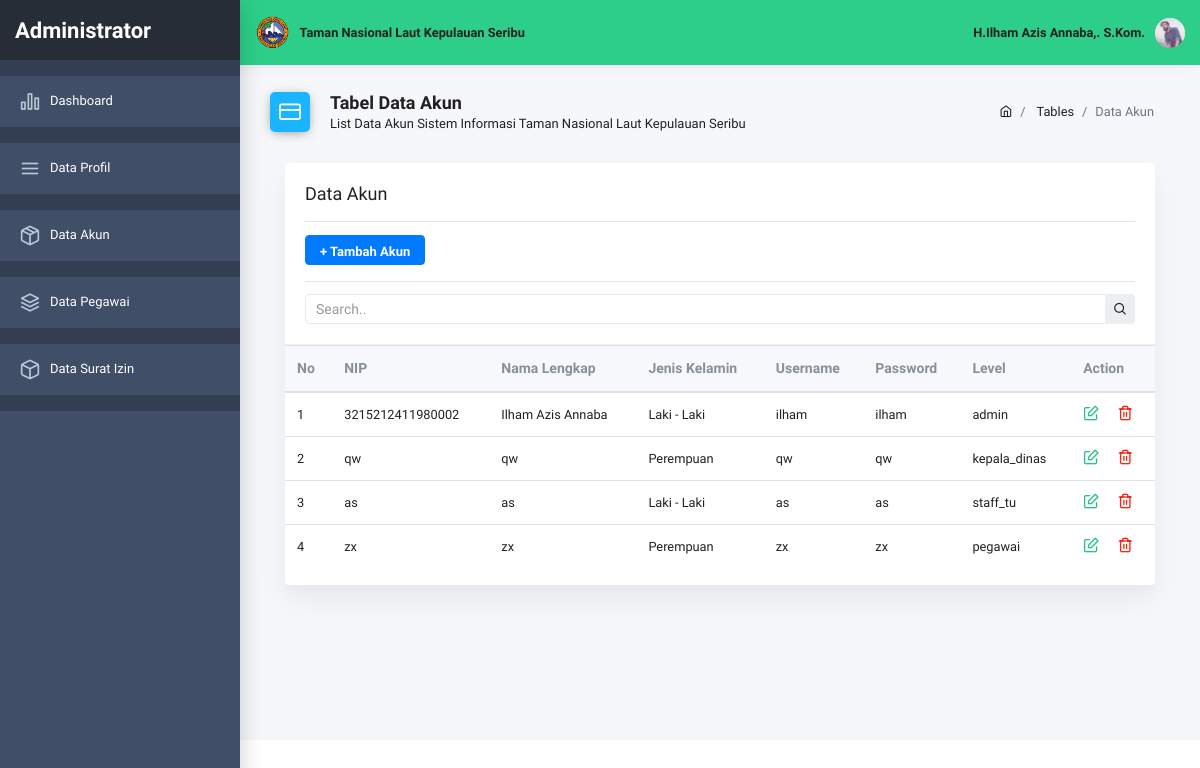
/admin/data_akun.php (signed in), run on the app's committed database.
### tables this page shows
CREATE TABLE `profil` (
  `id` bigint(20) NOT NULL,
  `nip_lama` varchar(150) NOT NULL,
  `nip_baru` varchar(150) NOT NULL,
  `bukti_berkas_nip` varchar(150) NOT NULL,
  `nama_lengkap` varchar(150) NOT NULL,
  `gelar_depan` varchar(150) NOT NULL,
  `bukti_gelar_depan_1` varchar(150) NOT NULL,
  `bukti_gelar_depan_2` varchar(150) NOT NULL,
  `gelar_belakang` varchar(150) NOT NULL,
  `bukti_gelar_belakang_1` varchar(150) NOT NULL,
  `bukti_gelar_belakang_2` varchar(150) NOT NULL,
  `bukti_gelar_belakang_3` varchar(150) NOT NULL,
  `jenis_kelamin` varchar(150) NOT NULL,
  `agama` varchar(150) NOT NULL,
  `golongan_darah` varchar(150) NOT NULL,
  `perkawinan` varchar(150) NOT NULL,
  `hobi` varchar(150) NOT NULL,
  `berkas_photo` varchar(150) NOT NULL
);

CREATE TABLE `akun` (
  `id` bigint(20) NOT NULL,
  `nip_baru` varchar(225) NOT NULL,
  `nama_lengkap` varchar(225) NOT NULL,
  `jenis_kelamin` varchar(225) NOT NULL,
  `username` varchar(225) NOT NULL,
  `password` varchar(225) NOT NULL,
  `level` varchar(100) NOT NULL
);

### admin/data_akun.php (the view, shortened to what this page needs)
<!doctype html>
<html class="no-js" lang="en">
    <head>
        <link rel="stylesheet" href="../plugins/bootstrap/dist/css/bootstrap.min.css">
        <link rel="stylesheet" href="../plugins/fontawesome-free/css/all.min.css">
        <link rel="stylesheet" href="../plugins/ionicons/dist/css/ionicons.min.css">
        <link rel="stylesheet" href="../plugins/icon-kit/dist/css/iconkit.min.css">
        <link rel="stylesheet" href="../plugins/perfect-scrollbar/css/perfect-scrollbar.css">
        <link rel="stylesheet" href="../plugins/datatables.net-bs4/css/dataTables.bootstrap4.min.css">
        <link rel="stylesheet" href="../dist/css/theme.min.css">
    </head>
    <body>
        <?php
              include "../koneksi.php";
              $id = $_SESSION['id'];
              $query="SELECT * FROM profil where id='$id'";
              $sql = mysqli_query ($connect,$query);
              while ($hasil = mysqli_fetch_array($sql)) {
                $nama_lengkap = $hasil ['nama_lengkap'];
                $nama_lengkap = $hasil ['nama_lengkap'];
                $gelar_depan = $hasil ['gelar_depan'];
                $gelar_belakang = $hasil ['gelar_belakang'];
                ?>
              <?php } ?>
        <div class="wrapper">
            <header class="header-top" header-theme="green">
                <div class="container-fluid">
                    <div class="d-flex justify-content-between">
                        <div class="top-menu d-flex align-items-center">
                        <img src="../img/auth/login-bgtnlks.png" style="max-height: 35px">
                        <b><span >&nbsp;&nbsp;&nbsp;Taman Nasional Laut Kepulauan Seribu</span></b>
                         </div>
                        <div class="top-menu d-flex align-items-center">
                        <span><b><?php echo $gelar_depan; echo $nama_lengkap; echo $gelar_belakang; ?></span></b>
                        <div class="dropdown">
                                <a class="dropdown-toggle" href="#" id="userDropdown" role="button" data-toggle="dropdown" aria-haspopup="true" aria-expanded="false"><img class="avatar" src="../img/user.jpg" alt=""></a>
                            </div>
                        </div>
                    </div>
                </div>
            </header>
            <div class="page-wrap">
                <div class="app-sidebar colored">
                <div class="sidebar-header">
                <a class="header-brand" >
                            <span class="text">Administrator</span>
                        </a>
                    </div>
                    <div class="sidebar-content">
                        <div class="nav-container">
                            <nav id="main-menu-navigation" class="navigation-main">
                            <div class="nav-lavel"></div>
                                <div class="nav-item">
                                    <a href="index.php"><i class="ik ik-bar-chart-2"></i><span>Dashboard</span></a>
                                </div>
                                <div class="nav-lavel"></div>
                                <div class="nav-item">
                                    <a href="data_profil.php"><i class="ik ik-menu"></i><span>Data Profil</span></a>
                                </div>
                                <div class="nav-lavel"></div>
                                <div class="nav-item">
                                    <a href="data_akun.php"><i class="ik ik-package"></i><span>Data Akun</span></a>
                                </div>
                                <div class="nav-lavel"></div>
                                <div class="nav-item">
                                    <a href="data_pegawai.php"><i class="ik ik-layers"></i><span>Data Pegawai</span></a>
                                </div>
                                <div class="nav-lavel"></div>
                                <div class="nav-item">
                                    <a href="#"><i class="ik ik-box"></i><span>Data Surat Izin</span></a>
                                </div>
                                <div class="nav-lavel"></div>
                            </nav>
                        </div>
                    </div>
                </div>
                <div class="main-content">
                    <div class="container-fluid">
                        <div class="page-header">
                            <div class="row align-items-end">
                                <div class="col-lg-8">
                                    <div class="page-header-title">
                                        <i class="ik ik-credit-card bg-blue"></i>
                                        <div class="d-inline">
                                            <h5>Tabel Data Akun</h5>
                                            <span>List Data Akun Sistem Informasi Taman Nasional Laut Kepulauan Seribu</span>
                                        </div>
                                    </div>
                                </div>
                                <div class="col-lg-4">
                                    <nav class="breadcrumb-container" aria-label="breadcrumb">
                                        <ol class="breadcrumb">
                                            <li class="breadcrumb-item">
                                                <a href="index.php"><i class="ik ik-home"></i></a>
                                            </li>
                                            <li class="breadcrumb-item">
                                                <a href="data_akun.php">Tables</a>
                                            </li>
                                            <li class="breadcrumb-item active" aria-current="page">Data Akun</li>
                                        </ol>
                                    </nav>
                                </div>
                            </div>
                        </div>
                    <div class="row-12">
                            <div class="col-md-12">
                                <div class="card">
                                    <div class="card-header d-block">
                                        <h3>Data Akun</h3><hr>
                                        <a href="tambah_data_akun.php"><input type="submit" class="btn btn-primary" value="+ Tambah Akun"></a><hr>
                                    <div class="card-search with-adv-search dropdown">
                                        <form action="">
                                            <input type="text" class="form-control global_filter" id="global_filter" placeholder="Search.." required="">
                                            <button type="submit" class="btn btn-icon"><i class="ik ik-search"></i></button>
                                        </form>
                                    </div>
                                </div>
                                    <div class="card-body p-0 table-border-style">
                                        <div class="table-responsive">
                                            <table class="table">
                                                <thead>
                                                    <tr>
                                                        <th>No</th>
                                                        <th>NIP</th>
                                                        <th>Nama Lengkap</th>
                                                        <th>Jenis Kelamin</th>
                                                        <th>Username</th>
                                                        <th>Password</th>
                                                        <th>Level</th>
                                                        <th>Action</th>
                                                    </tr>
                                                    </thead>
                                                <tbody>
                                                    <tr>
                                                    <?php
    include '../koneksi.php';
    $no = 1;
    $data = mysqli_query($connect,"select * from akun");
    while($d = mysqli_fetch_array($data)){
      ?>
      <tr>
        <td><?php echo $no++; ?></td>
        <td><?php echo $d['nip_baru']; ?></td>
        <td><?php echo $d['nama_lengkap']; ?></td>
        <td><?php echo $d['jenis_kelamin']; ?></td>
        <td><?php echo $d['username']; ?></td>
        <td><?php echo $d['password']; ?></td>
        <td><?php echo $d['level']; ?></td>
        <td><a href="edit_data_akun.php?id=<?php echo $d['id']; ?>" class="ik ik-edit f-16 mr-15 text-green"></a>
        <a href="hapus_data_akun.php?id=<?php echo $d['id']; ?>" class="ik ik-trash-2 f-16 text-red"></i></a></td>
        </tr>
      <?php
    }
    ?>
                                                </tbody>
                                            </table>
                                        </div>
                                    </div>
                                </div>
    </body>
</html>

### data on the page
profil: gelar_depan "H.", nama_lengkap "Ilham Azis Annaba", gelar_belakang ",. S.Kom."
akun: nip_baru "3215212411980002", nama_lengkap "Ilham Azis Annaba", jenis_kelamin "Laki - Laki", username "ilham", password "ilham", level "admin"
akun: nip_baru "qw", nama_lengkap "qw", jenis_kelamin "Perempuan", username "qw", password "qw", level "kepala_dinas"
akun: nip_baru "as", nama_lengkap "as", jenis_kelamin "Laki - Laki", username "as", password "as", level "staff_tu"
akun: nip_baru "zx", nama_lengkap "zx", jenis_kelamin "Perempuan", username "zx", password "zx", level "pegawai"
